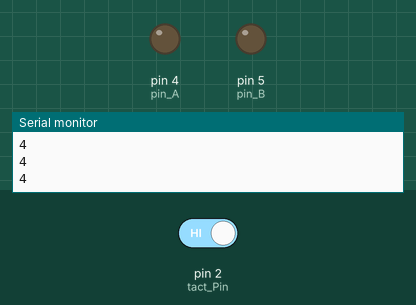
A sketch run on a simulated Arduino Uno, built with avr-gcc and run on an emulated ATmega328P. Shown: output pins drawn as LEDs (lit = HIGH), the last lines printed to the serial monitor. Inputs (shaded band) come from the test bench; at power-on: pin 2 (tact_Pin) HIGH.

Above: at 1.2 s.
1.3 s: pin 2 (tact_Pin) driven LOW
At 2.6 s:
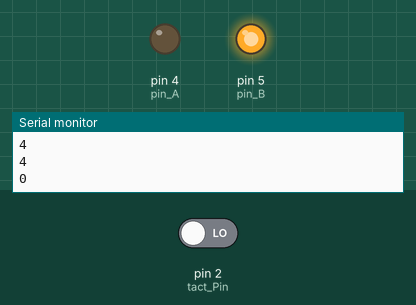
Timing chart, 0 to 4.5 s (numbered marks = the images above; inputs shaded):
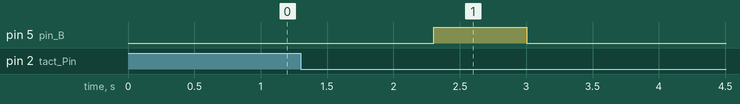

The sketch:

Interrupt_A.ino
```cpp
int tact_Pin = 2;
int pin_A = 4;
int pin_B = 5;
int m=0,n=0,i=1;
int mode;

void setup()
{
  Serial.begin(9600);
 pinMode(pin_A, OUTPUT);
 pinMode(pin_B, OUTPUT);
 pinMode(tact_Pin, INPUT);
}

void loop()
{
mode  = (PIND&0b00000100);   // for mode change
Serial.println(mode);// when you press the button mode=0
if(mode==0)
{
  delay(1000);
   n=n+1;
  if(n==1)
  {
    m=m+1;
    if(m>1)
    {
      m=0;
    }

  }
  else
  {
      m=m;
  }

}
else
{
  m=m;
  n=0;
  i=0;
}

if(m==1 && i==1)
{
  //digitalWrite(pin_A,HIGH);
  //delay(100);
  // digitalWrite(pin_A,LOW);
  digitalWrite(pin_B,HIGH);
  delay(700);
  digitalWrite(pin_B,LOW);
  delay(300000); //5 min
  digitalWrite(pin_A,HIGH);
  delay(700);
  digitalWrite(pin_A,LOW);
  i=0;
}
else if(m==4 && i==1)
{
}
else
{
  digitalWrite(pin_A,LOW);
  i=1;
}

}
```

Measured:
- after the input at 1.3 s, pin 5 (pin_B): LOW → HIGH after 1.0 s, → LOW 0.70 s later
